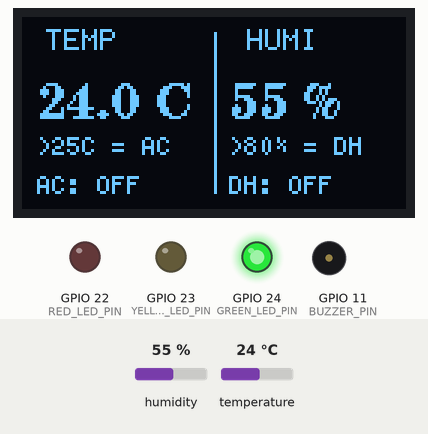
This sketch was run on a simulated ESP32. Parts: 128×64 one-colour display, output pins drawn as LEDs (lit = HIGH), buzzer (waves = sounding). Inputs (shaded band) come from the test bench; at power-on: humidity 55 %, temperature 24 °C. WiFi joins after 1.5 s; servers stay silent unless stated; uploads are accepted with an empty reply.

Above: at 4.6 s.
4.7 s: humidity set to 79 %
At 13.6 s:
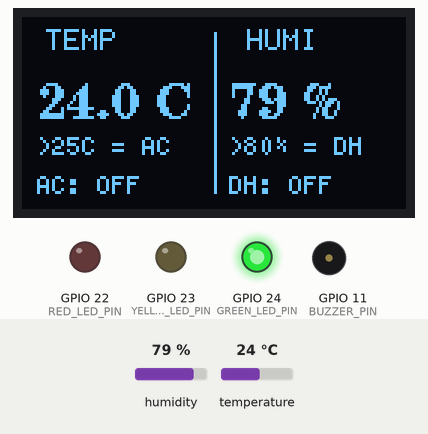
13.7 s: humidity set to 82 %
At 16.8 s:
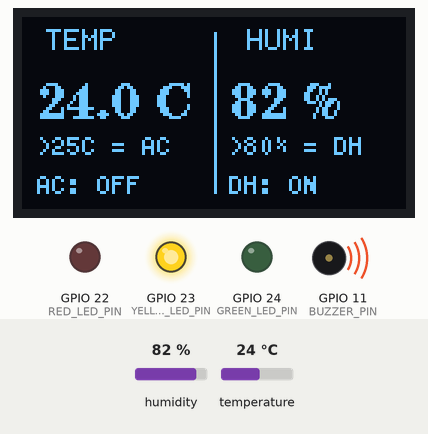
19.9 s: temperature set to 27 °C
At 24.7 s:
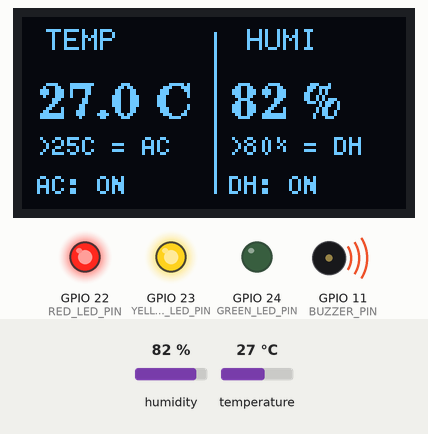
28.9 s: humidity set to 22 %
At 32.8 s:
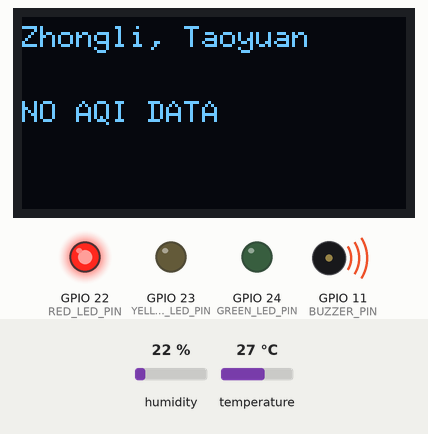
Timing chart, 0 to 35.9 s (numbered marks = the images above; inputs shaded):
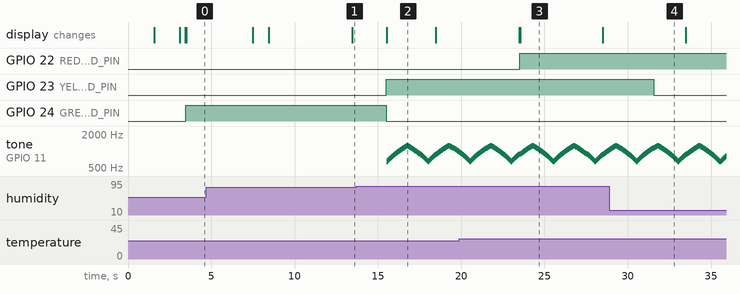

The sketch:

11_wifi_oled_aqi_dht.ino
```cpp
/*
  HUB-8735 Ultra integrated energy/environment monitor

  DHT11 DATA -> IO20
  Green LED  -> IO24 (temperature and humidity normal)
  Yellow LED -> IO23 (humidity > 80%)
  Red LED    -> IO22 (temperature > 25 C)
  Buzzer     -> IO11 (PWM; fire-siren alarm)
  OLED       -> SSD1306 128x64, I2C address 0x3C

  The OLED alternates between the DHT11 page and the Zhongli AQI page.
  AQI data is fetched once per minute from the MOENV API.
*/

#include <WiFi.h>
#include <WiFiSSLClient.h>
#include <ArduinoJson.h>
#include <DHT.h>
#include <U8g2lib.h>

char WIFI_SSID[] = "a";
const char WIFI_PASSWORD[] = "12345678";
const char API_HOST[] = "data.moenv.gov.tw";
const char API_PATH[] = "/api/v2/AQX_P_432?api_key=6b143ef9-f251-43e4-add6-a5557c7ffa1c";

const uint8_t DHT_PIN = 20;
const uint8_t GREEN_LED_PIN = 24;
const uint8_t YELLOW_LED_PIN = 23;
const uint8_t RED_LED_PIN = 22;
const uint8_t BUZZER_PIN = 11;

const unsigned long SENSOR_INTERVAL_MS = 2000UL;
const unsigned long AQI_INTERVAL_MS = 60000UL;
const unsigned long PAGE_INTERVAL_MS = 5000UL;
const unsigned long WIFI_RETRY_INTERVAL_MS = 10000UL;
const int SIREN_LOW_HZ = 650;
const int SIREN_HIGH_HZ = 1250;
const int SIREN_STEP_HZ = 10;
const unsigned long SIREN_STEP_INTERVAL_MS = 15UL;

DHT dht(DHT_PIN, DHT11);
U8G2_SSD1306_128X64_NONAME_F_HW_I2C u8g2(U8G2_R0, U8X8_PIN_NONE);
WiFiSSLClient httpsClient;

unsigned long lastSensorReadMs = 0;
unsigned long lastAqiFetchMs = 0;
unsigned long lastPageMs = 0;
unsigned long lastWiFiRetryMs = 0;
unsigned long lastSirenStepMs = 0;

float temperature = NAN;
float humidity = NAN;
bool temperatureAbnormal = false;
bool humidityAbnormal = false;
bool alarmActive = false;
bool sirenStarted = false;
int sirenFrequency = SIREN_LOW_HZ;
int sirenDirection = 1;
uint8_t displayPage = 0;
bool hasAqiData = false;
String latestAqi;
String latestPm25;

void drawMessage(const char* line1, const char* line2 = nullptr) {
  u8g2.clearBuffer();
  u8g2.setFont(u8g2_font_6x10_tf);
  u8g2.drawStr(0, 25, line1);
  if (line2 != nullptr) u8g2.drawStr(0, 43, line2);
  u8g2.sendBuffer();
}

void drawDhtPage() {
  if (isnan(temperature) || isnan(humidity)) {
    drawMessage("DHT11 READ ERROR", "Check sensor/wire");
    return;
  }

  u8g2.clearBuffer();
  u8g2.drawVLine(64, 5, 54);
  u8g2.setFont(u8g2_font_6x10_tf);
  u8g2.drawStr(8, 11, "TEMP");
  u8g2.setFont(u8g2_font_ncenB12_tr);
  u8g2.setCursor(5, 34);
  u8g2.print(temperature, 1);
  u8g2.print(" C");
  u8g2.setFont(u8g2_font_5x8_tf);
  u8g2.drawStr(5, 46, ">25C = AC");
  u8g2.drawStr(5, 59, temperatureAbnormal ? "AC: ON" : "AC: OFF");

  u8g2.setFont(u8g2_font_6x10_tf);
  u8g2.drawStr(75, 11, "HUMI");
  u8g2.setFont(u8g2_font_ncenB12_tr);
  u8g2.setCursor(69, 34);
  u8g2.print(humidity, 0);
  u8g2.print(" %");
  u8g2.setFont(u8g2_font_5x8_tf);
  u8g2.drawStr(69, 46, ">80% = DH");
  u8g2.drawStr(69, 59, humidityAbnormal ? "DH: ON" : "DH: OFF");
  u8g2.sendBuffer();
}

void drawAqiPage() {
  u8g2.clearBuffer();
  u8g2.setFont(u8g2_font_6x10_tf);
  u8g2.drawStr(0, 10, "Zhongli, Taoyuan");
  if (!hasAqiData) {
    u8g2.drawStr(0, 35, "NO AQI DATA");
    u8g2.sendBuffer();
    return;
  }
  u8g2.setFont(u8g2_font_ncenB12_tr);
  u8g2.setCursor(0, 34);
  u8g2.print("AQI: ");
  u8g2.print(latestAqi);
  u8g2.setCursor(0, 55);
  u8g2.print("PM2.5: ");
  u8g2.print(latestPm25);
  u8g2.sendBuffer();
}

void drawCurrentPage() {
  if (displayPage == 0) drawDhtPage();
  else drawAqiPage();
}

void setStatusLeds() {
  bool allNormal = !temperatureAbnormal && !humidityAbnormal;
  digitalWrite(GREEN_LED_PIN, allNormal ? HIGH : LOW);
  digitalWrite(YELLOW_LED_PIN, humidityAbnormal ? HIGH : LOW);
  digitalWrite(RED_LED_PIN, temperatureAbnormal ? HIGH : LOW);
}

void stopSiren() {
  alarmActive = false;
  if (sirenStarted) {
    noTone(BUZZER_PIN);
    sirenStarted = false;
  }
  sirenFrequency = SIREN_LOW_HZ;
  sirenDirection = 1;
}

void updateSiren() {
  if (!alarmActive) return;
  unsigned long now = millis();
  if (!sirenStarted) {
    tone(BUZZER_PIN, sirenFrequency);
    sirenStarted = true;
    lastSirenStepMs = now;
    return;
  }
  if ((unsigned long)(now - lastSirenStepMs) >= SIREN_STEP_INTERVAL_MS) {
    sirenFrequency += sirenDirection * SIREN_STEP_HZ;
    if (sirenFrequency >= SIREN_HIGH_HZ) {
      sirenFrequency = SIREN_HIGH_HZ;
      sirenDirection = -1;
    } else if (sirenFrequency <= SIREN_LOW_HZ) {
      sirenFrequency = SIREN_LOW_HZ;
      sirenDirection = 1;
    }
    tone(BUZZER_PIN, sirenFrequency);
    lastSirenStepMs = now;
  }
}

void readDht() {
  temperature = dht.readTemperature();
  humidity = dht.readHumidity();
  if (isnan(temperature) || isnan(humidity)) {
    temperatureAbnormal = false;
    humidityAbnormal = false;
    setStatusLeds();
    stopSiren();
    return;
  }
  temperatureAbnormal = temperature > 25.0f;
  humidityAbnormal = humidity > 80.0f;
  setStatusLeds();
  alarmActive = temperatureAbnormal || humidityAbnormal;
  if (!alarmActive) stopSiren();
  drawCurrentPage();
}

bool skipHttpHeaders(WiFiSSLClient& client, bool& isChunked) {
  String line;
  isChunked = false;
  unsigned long startMs = millis();
  while (millis() - startMs < 15000UL) {
    while (client.available()) {
      char c = static_cast<char>(client.read());
      if (c == '\n') {
        if (line.length() == 0) return true;
        if (line.indexOf("Transfer-Encoding: chunked") >= 0) isChunked = true;
        line = "";
      } else if (c != '\r') line += c;
    }
    if (!client.connected() && !client.available()) break;
    delay(1);
  }
  return false;
}

bool readHttpLine(WiFiSSLClient& client, String& line) {
  line = "";
  unsigned long startMs = millis();
  while (millis() - startMs < 15000UL) {
    while (client.available()) {
      char c = static_cast<char>(client.read());
      if (c == '\n') return true;
      if (c != '\r') line += c;
    }
    if (!client.connected() && !client.available()) return line.length() > 0;
    delay(1);
  }
  return false;
}

bool readResponseBody(WiFiSSLClient& client, bool isChunked, String& body) {
  body = "";
  if (!isChunked) {
    unsigned long startMs = millis();
    while (millis() - startMs < 20000UL) {
      while (client.available()) {
        body += static_cast<char>(client.read());
        startMs = millis();
      }
      if (!client.connected() && !client.available()) return true;
      delay(1);
    }
    return false;
  }

  String sizeLine;
  while (true) {
    if (!readHttpLine(client, sizeLine)) return false;
    int separator = sizeLine.indexOf(';');
    if (separator >= 0) sizeLine = sizeLine.substring(0, separator);
    unsigned long chunkSize = strtoul(sizeLine.c_str(), nullptr, 16);
    if (chunkSize == 0) {
      do {
        if (!readHttpLine(client, sizeLine)) return false;
      } while (sizeLine.length() > 0);
      return true;
    }

    unsigned long remaining = chunkSize;
    while (remaining > 0) {
      while (!client.available()) {
        if (!client.connected()) return false;
        delay(1);
      }
      uint8_t buffer[256];
      size_t toRead = remaining > 256UL ? 256U : static_cast<size_t>(remaining);
      int count = client.read(buffer, toRead);
      if (count <= 0) return false;
      for (int i = 0; i < count; ++i) body += static_cast<char>(buffer[i]);
      remaining -= static_cast<unsigned long>(count);
    }
    if (!readHttpLine(client, sizeLine) || sizeLine.length() != 0) return false;
  }
}

bool fetchZhongliAirQuality() {
  httpsClient.stop();
  httpsClient.setRecvTimeout(15000);
  if (!httpsClient.connect(API_HOST, 443)) return false;
  httpsClient.print("GET ");
  httpsClient.print(API_PATH);
  httpsClient.println(" HTTP/1.1");
  httpsClient.print("Host: ");
  httpsClient.println(API_HOST);
  httpsClient.println("Connection: close");
  httpsClient.println();

  bool isChunked = false;
  if (!skipHttpHeaders(httpsClient, isChunked)) {
    httpsClient.stop();
    return false;
  }
  String responseBody;
  if (!readResponseBody(httpsClient, isChunked, responseBody)) {
    httpsClient.stop();
    return false;
  }

  JsonDocument filter;
  filter[0]["county"] = true;
  filter[0]["sitename"] = true;
  filter[0]["aqi"] = true;
  filter[0]["pm2.5"] = true;
  filter[0]["pm2.5_avg"] = true;
  JsonDocument document;
  DeserializationError error = deserializeJson(
    document, responseBody, DeserializationOption::Filter(filter));
  httpsClient.stop();
  if (error) return false;

  for (JsonObject record : document.as<JsonArray>()) {
    const char* county = record["county"] | "";
    const char* siteName = record["sitename"] | "";
    if (strcmp(county, "桃園市") != 0 || strcmp(siteName, "中壢") != 0) continue;
    const char* aqi = record["aqi"] | "";
    const char* pm25 = record["pm2.5"] | "";
    const char* pm25Average = record["pm2.5_avg"] | "";
    if (aqi[0] == '\0') return false;
    latestAqi = aqi;
    latestPm25 = pm25[0] != '\0' ? pm25 : pm25Average;
    return latestPm25.length() > 0;
  }
  return false;
}

void connectWiFi() {
  if (WiFi.status() == WL_CONNECTED) return;
  drawMessage("WiFi connecting....");
  WiFi.begin(WIFI_SSID, WIFI_PASSWORD);
  while (WiFi.status() != WL_CONNECTED) delay(500);
  drawMessage("WiFi connected");
  delay(1500);
}

void updateAqi() {
  drawMessage("data updating....");
  if (fetchZhongliAirQuality()) hasAqiData = true;
  drawCurrentPage();
}

void setup() {
  pinMode(GREEN_LED_PIN, OUTPUT);
  pinMode(YELLOW_LED_PIN, OUTPUT);
  pinMode(RED_LED_PIN, OUTPUT);
  digitalWrite(GREEN_LED_PIN, LOW);
  digitalWrite(YELLOW_LED_PIN, LOW);
  digitalWrite(RED_LED_PIN, LOW);
  dht.begin();
  u8g2.setI2CAddress(0x3C * 2);
  u8g2.begin();
  connectWiFi();
  updateAqi();
  lastSensorReadMs = millis() - SENSOR_INTERVAL_MS;
  lastAqiFetchMs = millis();
  lastPageMs = millis();
}

void loop() {
  unsigned long now = millis();
  if (WiFi.status() != WL_CONNECTED) {
    if ((unsigned long)(now - lastWiFiRetryMs) >= WIFI_RETRY_INTERVAL_MS) {
      lastWiFiRetryMs = now;
      connectWiFi();
    }
  } else if ((unsigned long)(now - lastAqiFetchMs) >= AQI_INTERVAL_MS) {
    lastAqiFetchMs = now;
    updateAqi();
  }

  if ((unsigned long)(now - lastSensorReadMs) >= SENSOR_INTERVAL_MS) {
    lastSensorReadMs = now;
    readDht();
  }
  if ((unsigned long)(now - lastPageMs) >= PAGE_INTERVAL_MS) {
    lastPageMs = now;
    displayPage = displayPage == 0 ? 1 : 0;
    drawCurrentPage();
  }
  updateSiren();
  delay(10);
}
```

Measured:
- the behaviour switches between 80 and 81 % on humidity (found by bisection; images 1 and 2)
- the behaviour switches between 25 and 26 °C on temperature (found by bisection; images 2 and 3)
- after the input at 4.7 s, the display: changes after 2.8 s (image 1)
- after the input at 13.7 s, GPIO 23 (YELLOW_LED_PIN): LOW → HIGH after 1.8 s; GPIO 24 (GREEN_LED_PIN): HIGH → LOW after 1.8 s
- after the input at 19.9 s, GPIO 22 (RED_LED_PIN): LOW → HIGH after 3.6 s; the display: first differs from a run without the input after 3.7 s (image 3)
- after the input at 28.9 s, GPIO 23 (YELLOW_LED_PIN): HIGH → LOW after 2.6 s
